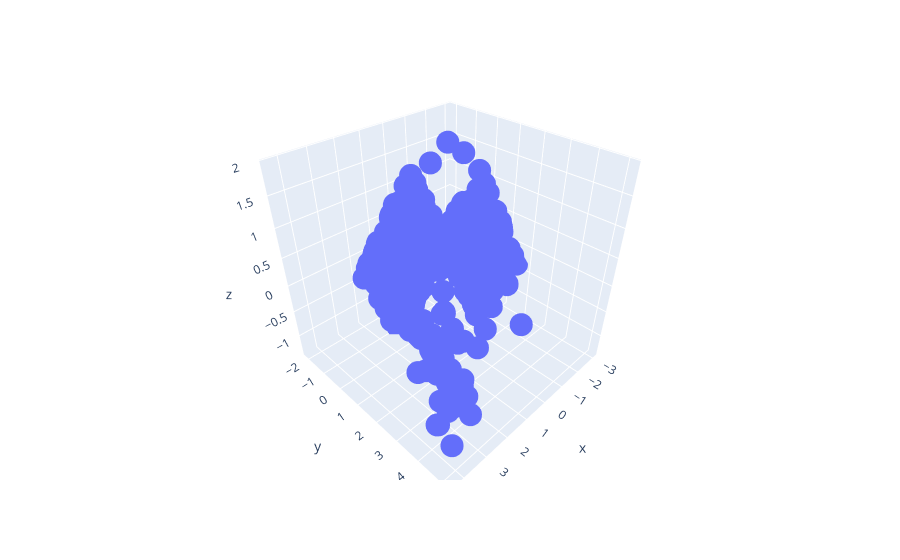

The code cell stored with this chart in its notebook:
### Markdown cell above
**Observations:**
- The data seems to be seperated well into two or three groups using pca.

### Code cell
# Scatter plot for all three components
fig = plt.figure(figsize = (10, 10))

x = df_pca[0]

y = df_pca[1]

z = df_pca[2]

fig = px.scatter_3d(x=x, y=y, z=z)
fig.update_layout(scene=dict(aspectmode="cube"))
fig.show()

### Figure 1 — Plotly figure (JSON) as saved in the notebook; plotly's stock layout.template omitted (floating-point values rounded to 4 significant figures; data arrays with more than 128 entries replaced by an {"elided": "..."} marker saying what was removed)
{"data": [{"hovertemplate": "x=%{x}<br>y=%{y}<br>z=%{z}<extra></extra>", "legendgroup": "", "marker": {"color": "#636efa", "symbol": "circle"}, "mode": "markers", "name": "", "scene": "scene", "showlegend": false, "type": "scatter3d", "x": {"elided": "644 float values"}, "y": {"elided": "644 float values"}, "z": {"elided": "644 float values"}}], "layout": {"legend": {"tracegroupgap": 0}, "margin": {"t": 60}, "scene": {"aspectmode": "cube", "domain": {"x": [0, 1], "y": [0, 1]}, "xaxis": {"title": {"text": "x"}}, "yaxis": {"title": {"text": "y"}}, "zaxis": {"title": {"text": "z"}}}}}
